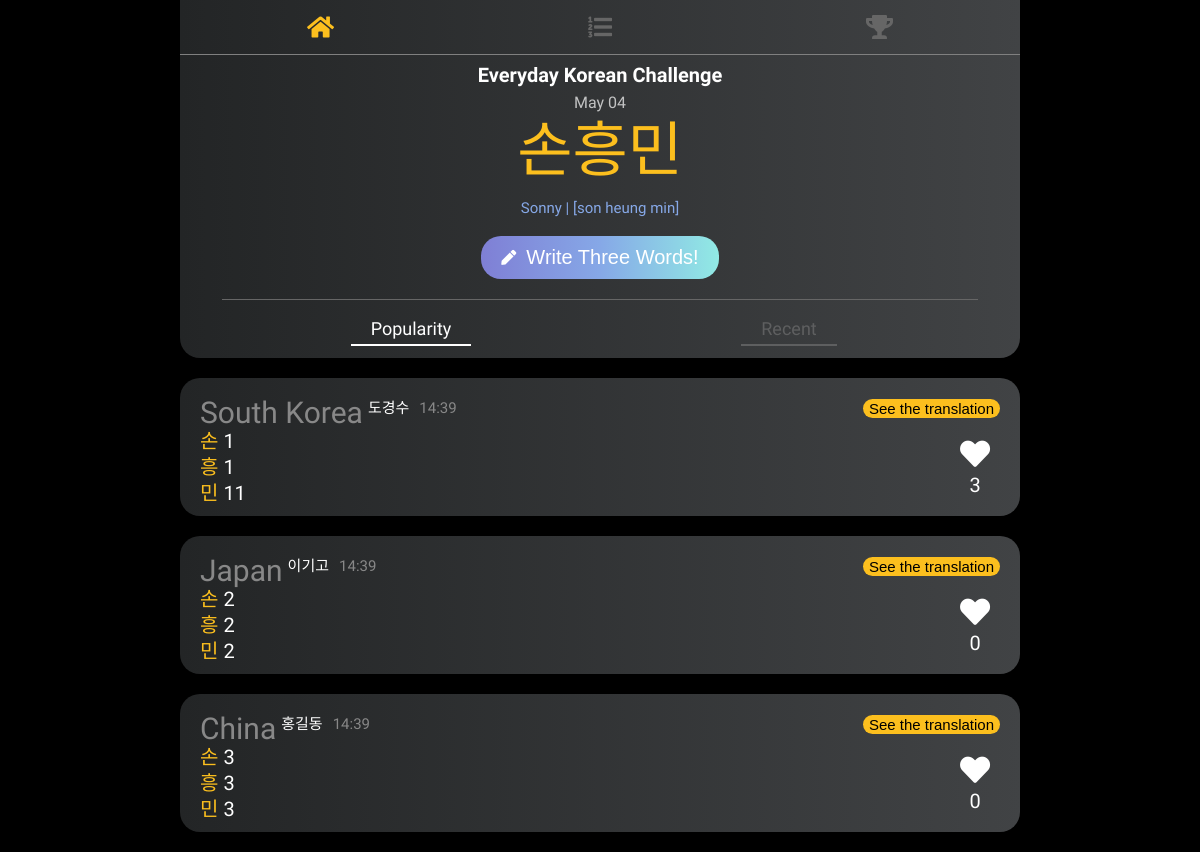
Before: / with the older database file.
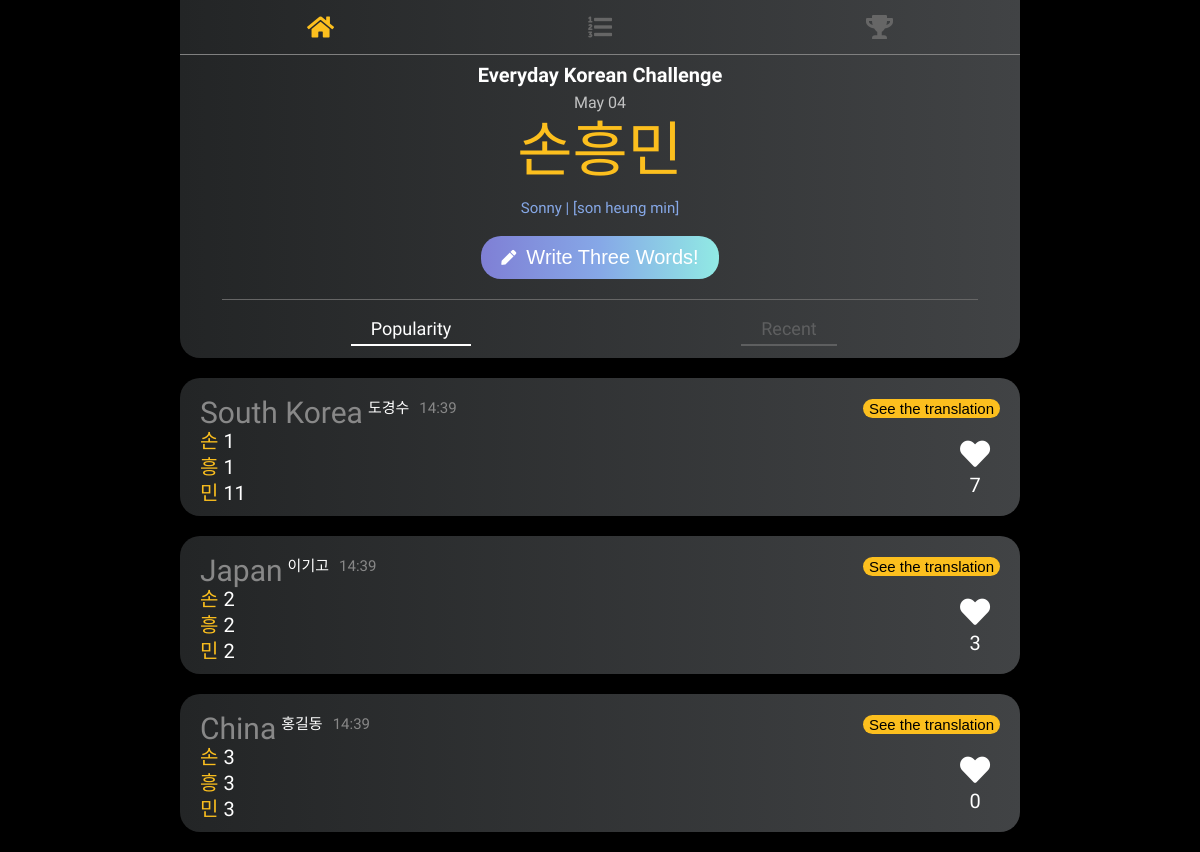
After: the same page with the newer database file.
### main/models.py (models this page shows, shortened)
class Post(models.Model):
    objects = models.Manager()
    keyword = models.ForeignKey(Keyword, on_delete=models.CASCADE)
    nation = models.ForeignKey(Nation, on_delete=models.CASCADE)
    nation_name = models.CharField(max_length=100, null=False)
    first = models.CharField(max_length=100, null=False)
    second = models.CharField(max_length=100, null=False)
    third = models.CharField(max_length=100, null=False)
    nickname = models.CharField(max_length=100, null=False)
    release_date = models.DateTimeField(auto_now_add=True)
    num_of_like = models.IntegerField(default=0)

### main/views.py (the view)
# urls.py: path('', views.home, name="home"),
def home(request):
    global current_keyword
    global current_pk
    today_keyword = Keyword.objects.get(is_show=True)
    current_keyword = today_keyword.name
    current_pk = today_keyword.id
    posts = Post.objects.all().filter(keyword=today_keyword)
    posts = posts.order_by('-num_of_like')
    first = today_keyword.name[0]
    second = today_keyword.name[1]
    third = today_keyword.name[2]
    context = {
        'key' : current_keyword,
        'posts' : posts,
        'first' : first,
        'second' : second,
        'third' : third,
        'keywords' : today_keyword,
    }
    return render(request, 'index.html', context)

### main/templates/index.html (shortened to what this page needs)
{% load static %}
<!DOCTYPE html>
<html lang="en">
  <head>
    <link rel="stylesheet" href="{% static 'style.css'%}" />
    <link
      rel="stylesheet"
      href="https://use.fontawesome.com/releases/v5.7.2/css/all.css"
    />
  </head>
  <body>
    <nav class="nav">
      <ul class="nav__list">
        <li class="nav__column">
          <a href="{% url 'home' %}" class="nav__list-link">
            <i class="fas fa-home nav__selected"></i>
          </a>
        </li>
        <li class="nav__column">
          <a href="{% url 'list' %}" class="nav__list-link">
            <i class="fas fa-list-ol"></i>
          </a>
        </li>
        <li class="nav__column">
          <a href="{% url 'rank' %}" class="nav__list-link">
            <i class="fas fa-trophy"></i>
          </a>
        </li>
      </ul>
    </nav>
    <div class="upper__content">
      <div class="title">Everyday Korean Challenge</div>
      <div class="prompt__box">
        <div class="today__date">{{keywords.release_date|date:"M d"}}</div>
        <h2 class="prompt">{{key}}</h2>
        <h4 class="prompt__translate">
          {{keywords.translation}} | {{keywords.pronunciation}}
        </h4>
      </div>
      {% if keywords.is_show %}
      <button class="write__button">
        <a href="{% url 'go_create' %}">
          <div class="fas fa-pen"></div>
          <div class="write">Write Three Words!</div>
        </a>
      </button>
      {%endif%}
      <div class="menu">
        <div class="selected">
          <a href="{% url 'readbylike' %}"><span>Popularity</span></a>
        </div>
        <div class="unselected">
          <a href="{% url 'readbydate' %}"><span>Recent</span></a>
        </div>
      </div>
    </div>
    <ul class="content">
      {% for elem in posts %}
      <li class="content__box scroll">
        <div class="content__box__column">
          <div class="content__clock">
            <div class="clock__left">
              <span class="nation">{{elem.nation_name}}</span>
              <span class="nikname">{{elem.nickname}}</span>
              {{elem.release_date|date:"H:i"}}
            </div>
            <button class="translate">See the translation</button>
          </div>
          <div class="content__wrap">
            <div class="content__text">
              <div class="content__text__column">
                <span class="content__prompt">{{first}}</span>
                <span class="first">{{elem.first}}</span>
              </div>
              <div class="content__text__column">
                <span class="content__prompt">{{second}}</span>
                <span class="second">{{elem.second}}</span>
              </div>
              <div class="content__text__column">
                <span class="content__prompt">{{third}}</span>
                <span class="third">{{elem.third}}</span>
              </div>
            </div>
            <a href="{% url 'heart' elem.id %}">
              <div class="favorite">
                <i class="fas fa-heart"></i>
                <div class="favorite__count">{{elem.num_of_like}}</div>
              </div>
            </a>
          </div>
        </div>
      </li>
      {% endfor %}
    </ul>
  </body>
</html>

Changed rows visible on the page:
changed Post "South Korea": num_of_like "3" → "7"
changed Post "Japan": num_of_like "0" → "3"
